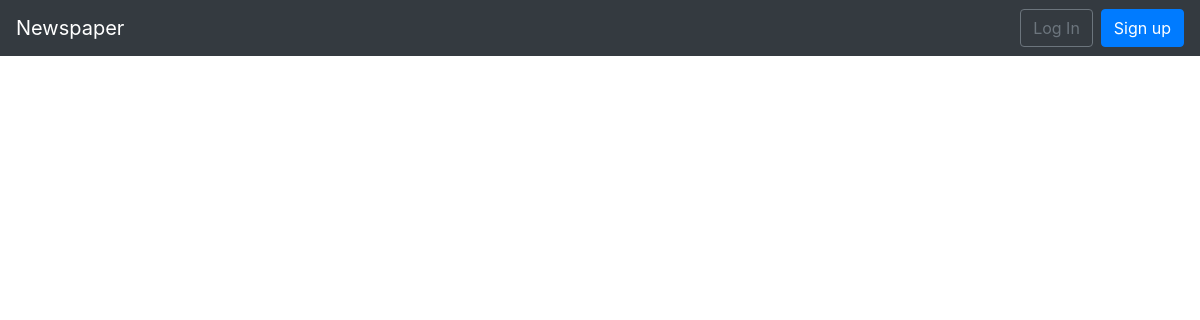
The app's page /articles/, older data.
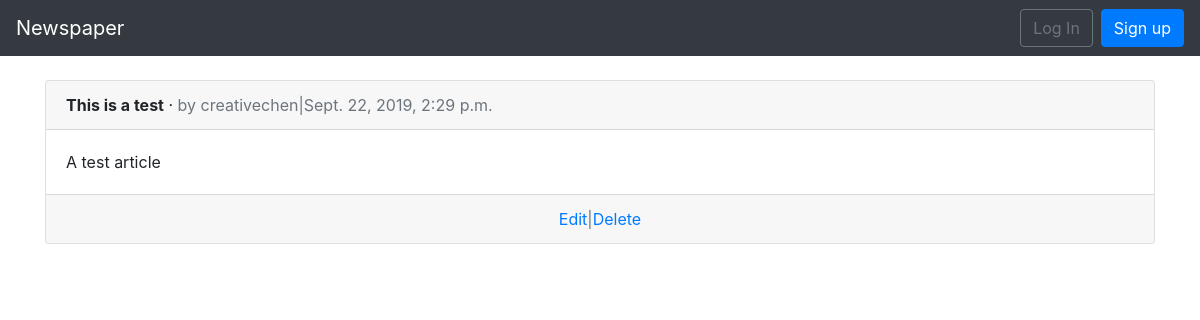
The same page, newer data.
### articles/models.py (models this page shows, shortened)
class Article(models.Model):
    title = models.CharField(max_length=255)
    body = models.TextField()
    date = models.DateTimeField(auto_now_add=True)
    author = models.ForeignKey(get_user_model(), on_delete=models.CASCADE)

### users/models.py (models this page shows)
class CustomUser(AbstractUser):
    age = models.PositiveIntegerField(null=True, blank=True)

### articles/views.py (the view)
# urls.py: path('', ArticleListView.as_view(), name='article_list'),
class ArticleListView(ListView):
    model = Article
    template_name = 'article_list.html'

### templates/article_list.html (shortened to what this page needs)
{% extends 'base.html' %}
{% block content %}
    {% for article in object_list %}
        <div class="card">
            <div class="card-header">
                <span class="font-weight-bold">{{article.title}}</span>
                &middot;
                <span class="text-muted">by
                {{article.author}}|{{article.date}}</span>
            </div>
            <div class="card-body">
                {{article.body}}
            </div>
            <div class="card-footer text-center text-muted">
                <a href="#">Edit</a>|<a href="#">Delete</a>
            </div>
        </div>
    {% endfor %}
{% endblock content %}

Row changes from the older to the newer data that the page shows:
added Article: title "This is a test", author "creativechen", date "Sept. 22, 2019, 2:29 p.m.", body "A test article"
